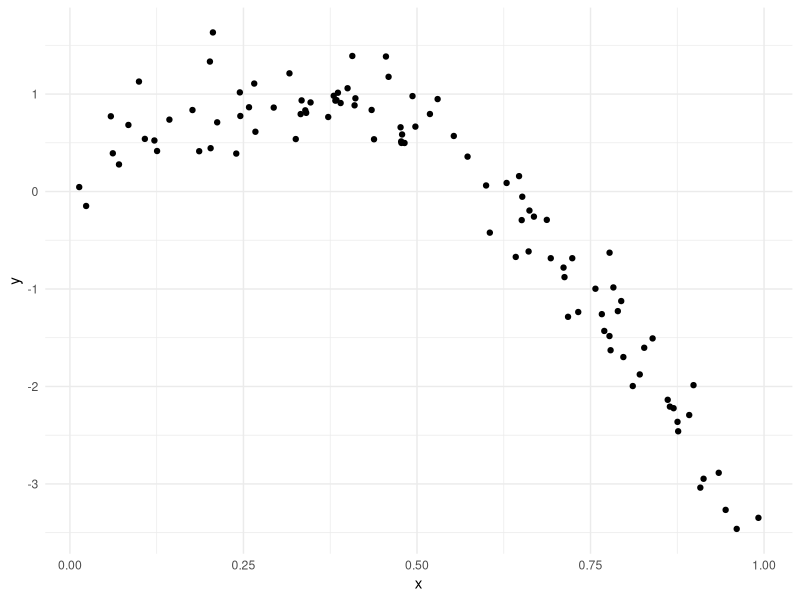
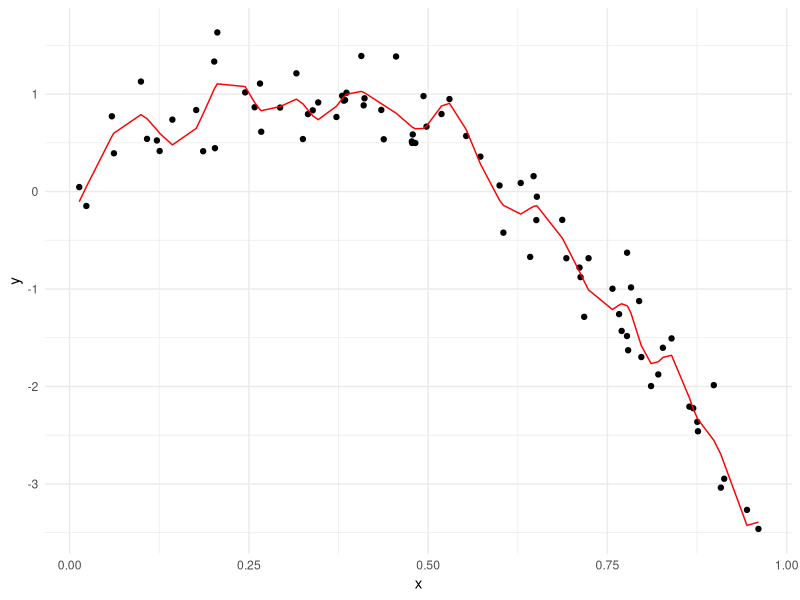
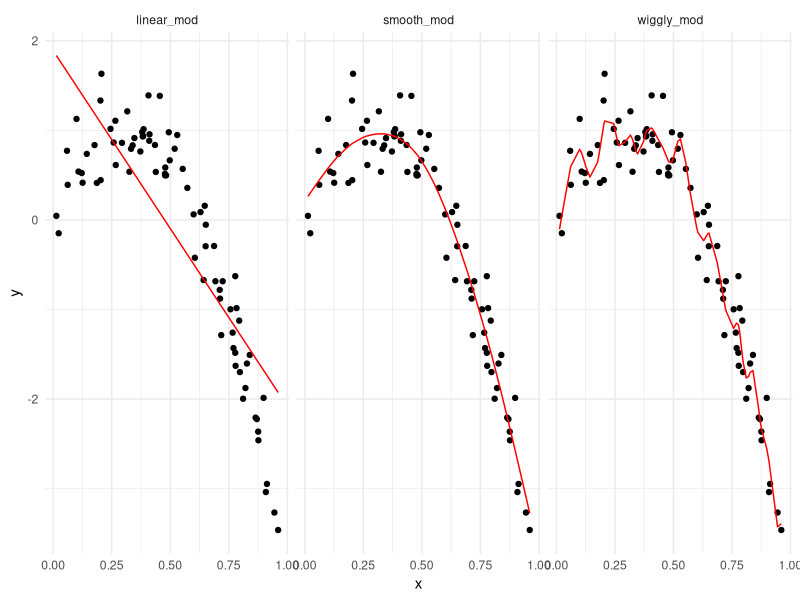
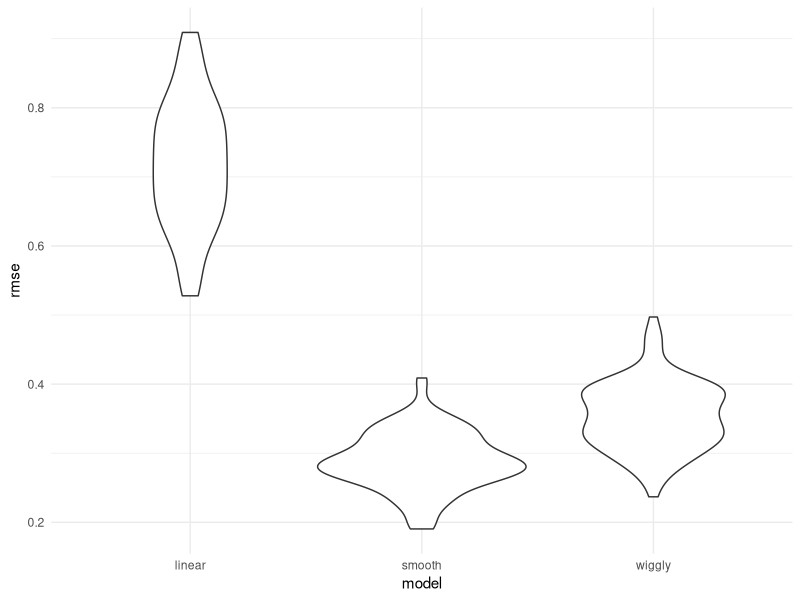

Write R code to recreate these figures, in order.
## ---- chunk 1
library(tidyverse)
library(modelr)
library(mgcv)

knitr::opts_chunk$set(
  fig.width = 6,
  fig.asp = .6,
  out.width = "90%"
)

theme_set(theme_minimal() + theme(legend.position = "bottom"))

options(
  ggplot2.continuous.color = "viridis",
  ggplot2.continuous.fill = "viridis"
)  

scale_colour_discrete = scale_color_viridis_d
scale_fill_discrete = scale_fill_viridis_d

set.seed(1)
## ---- chunk 2
nonlin_df = 
  tibble(
    id = 1:100,
    x = runif(100, 0, 1),
    y = 1 - 10 * (x - .3) ^ 2 + rnorm(100, 0, .3)
  )
## ---- chunk 3
nonlin_df %>% 
  ggplot(aes(x = x, y = y)) + 
  geom_point()
## ---- chunk 4
train_df = sample_n(nonlin_df, size = 80)
test_df = anti_join(nonlin_df, train_df, by = "id")
## ---- chunk 5
linear_mod = lm(y ~ x, data = train_df)
smooth_mod = gam(y ~ s(x), data = train_df)
wiggly_mod = gam(y ~ s(x, k = 30), sp = 10e-6, data = train_df)
## ---- chunk 6
train_df %>% 
  add_predictions(wiggly_mod) %>% 
  ggplot(aes(x = x, y = y)) + 
  geom_point() + 
  geom_line(aes(y = pred), color = "red")
## ---- chunk 7
train_df %>% 
  gather_predictions(linear_mod, smooth_mod, wiggly_mod) %>% 
  ggplot(aes(x = x, y = y)) + 
  geom_point() + 
  geom_line(aes(y = pred), color = "red") +
  facet_grid(. ~ model)
## ---- chunk 8
rmse(linear_mod, test_df)
rmse(smooth_mod, test_df)
rmse(wiggly_mod, test_df)
## ---- chunk 9
cv_df = 
  crossv_mc(nonlin_df, 100)
## ---- chunk 10
cv_df %>% pull(train) %>% .[[1]] %>% as_tibble
cv_df %>% pull(test) %>% .[[1]] %>% as_tibble
## ---- chunk 11
cv_df =
  cv_df %>% 
  mutate(
    train = map(train, as_tibble),
    test = map(test, as_tibble)
  )
## ---- chunk 12
cv_df = 
  cv_df %>% 
  mutate(
    linear_mod  = map(train, ~lm(y ~ x, data = .x)),
    smooth_mod  = map(train, ~gam(y ~ s(x), data = .x)),
    wiggly_mod  = map(train, ~gam(y ~ s(x, k = 30), sp = 10e-6, data = .x))
  ) %>% 
  mutate(
    rmse_linear = map2_dbl(.x = linear_mod, .y = test, ~rmse(model = .x, data = .y)),
    rmse_smooth = map2_dbl(.x = smooth_mod, .y = test, ~rmse(model = .x, data = .y)),
    rmse_wiggly = map2_dbl(.x = wiggly_mod, .y = test, ~rmse(model = .x, data = .y))
  )
## ---- chunk 13
cv_df %>% 
  select(starts_with("rmse")) %>% 
  pivot_longer(
    everything(),
    names_to = "model", 
    values_to = "rmse",
    names_prefix = "rmse_"
    ) %>% 
  ggplot(aes(x = model, y = rmse)) +
  geom_violin()
## ---- chunk 14
cv_df %>% 
  select(starts_with("rmse")) %>% 
  pivot_longer(
    everything(),
    names_to = "model", 
    values_to = "rmse",
    names_prefix = "rmse_"
    ) %>% 
  group_by(model) %>% 
  summarize(avg_rmse = mean(rmse))
